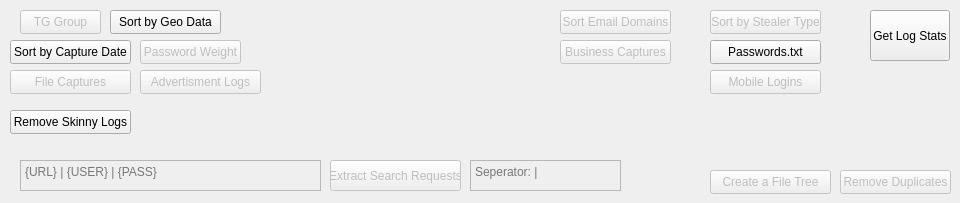
    <widget class="QWidget" name="sortingLogsTab">
     <attribute name="title">
      <string>📃 Sorting Logs</string>
     </attribute>
     <widget class="QPushButton" name="sort_by_cap_dateButton">
      <property name="enabled">
       <bool>true</bool>
      </property>
      <property name="geometry">
       <rect>
        <x>10</x>
        <y>40</y>
        <width>121</width>
        <height>24</height>
       </rect>
      </property>
      <property name="text">
       <string>Sort by Capture Date</string>
      </property>
     </widget>
     <widget class="QPushButton" name="sort_password_by_weightButton">
      <property name="enabled">
       <bool>false</bool>
      </property>
      <property name="geometry">
       <rect>
        <x>140</x>
        <y>40</y>
        <width>101</width>
        <height>24</height>
       </rect>
      </property>
      <property name="text">
       <string>Password Weight</string>
      </property>
     </widget>
     <widget class="QPushButton" name="remove_duplicatesButton">
      <property name="enabled">
       <bool>false</bool>
      </property>
      <property name="geometry">
       <rect>
        <x>840</x>
        <y>170</y>
        <width>111</width>
        <height>24</height>
       </rect>
      </property>
      <property name="text">
       <string>Remove Duplicates</string>
      </property>
     </widget>
     <widget class="QPushButton" name="sort_by_file_capturesButton">
      <property name="enabled">
       <bool>false</bool>
      </property>
      <property name="geometry">
       <rect>
        <x>10</x>
        <y>70</y>
        <width>121</width>
        <height>24</height>
       </rect>
      </property>
      <property name="text">
       <string>File Captures</string>
      </property>
     </widget>
     <widget class="QPushButton" name="sort_stealer_typeButton">
      <property name="enabled">
       <bool>false</bool>
      </property>
      <property name="geometry">
       <rect>
        <x>710</x>
        <y>10</y>
        <width>111</width>
        <height>24</height>
       </rect>
      </property>
      <property name="text">
       <string>Sort by Stealer Type</string>
      </property>
     </widget>
     <widget class="QPushButton" name="sort_by_geoButton">
      <property name="enabled">
       <bool>true</bool>
      </property>
      <property name="geometry">
       <rect>
        <x>110</x>
        <y>10</y>
        <width>111</width>
        <height>24</height>
       </rect>
      </property>
      <property name="text">
       <string>Sort by Geo Data</string>
      </property>
     </widget>
     <widget class="QPushButton" name="remove_skinnyButton">
      <property name="enabled">
       <bool>true</bool>
      </property>
      <property name="geometry">
       <rect>
        <x>10</x>
        <y>110</y>
        <width>121</width>
        <height>24</height>
       </rect>
      </property>
      <property name="text">
       <string>Remove Skinny Logs</string>
      </property>
     </widget>
     <widget class="QPushButton" name="sort_tg_groupButton">
      <property name="enabled">
       <bool>false</bool>
      </property>
      <property name="geometry">
       <rect>
        <x>20</x>
        <y>10</y>
        <width>81</width>
        <height>24</height>
       </rect>
      </property>
      <property name="text">
       <string>TG Group</string>
      </property>
     </widget>
     <widget class="QPushButton" name="sort_by_ads_logsButton">
      <property name="enabled">
       <bool>false</bool>
      </property>
      <property name="geometry">
       <rect>
        <x>140</x>
        <y>70</y>
        <width>121</width>
        <height>24</height>
       </rect>
      </property>
      <property name="text">
       <string>Advertisment Logs</string>
      </property>
     </widget>
     <widget class="QPushButton" name="sort_by_business_capturesButton">
      <property name="enabled">
       <bool>false</bool>
      </property>
      <property name="geometry">
       <rect>
        <x>560</x>
        <y>40</y>
        <width>111</width>
        <height>24</height>
       </rect>
      </property>
      <property name="text">
       <string>Business Captures</string>
      </property>
     </widget>
     <widget class="QPushButton" name="create_a_file_tree_sortinglogsButton">
      <property name="enabled">
       <bool>false</bool>
      </property>
      <property name="geometry">
       <rect>
        <x>710</x>
        <y>170</y>
        <width>121</width>
        <height>24</height>
       </rect>
      </property>
      <property name="text">
       <string>Create a File Tree</string>
      </property>
     </widget>
     <widget class="QPushButton" name="sort_email_domainsButton">
      <property name="enabled">
       <bool>false</bool>
      </property>
      <property name="geometry">
       <rect>
        <x>560</x>
        <y>10</y>
        <width>111</width>
        <height>24</height>
       </rect>
      </property>
      <property name="text">
       <string>Sort Email Domains</string>
      </property>
     </widget>
     <widget class="QTextEdit" name="variable_text_edit_path">
      <property name="enabled">
       <bool>false</bool>
      </property>
      <property name="geometry">
       <rect>
        <x>20</x>
        <y>160</y>
        <width>301</width>
        <height>31</height>
       </rect>
      </property>
      <property name="autoFillBackground">
       <bool>false</bool>
      </property>
      <property name="verticalScrollBarPolicy">
       <enum>Qt::ScrollBarAlwaysOff</enum>
      </property>
      <property name="horizontalScrollBarPolicy">
       <enum>Qt::ScrollBarAlwaysOff</enum>
      </property>
      <property name="sizeAdjustPolicy">
       <enum>QAbstractScrollArea::AdjustToContentsOnFirstShow</enum>
      </property>
      <property name="lineWrapMode">
       <enum>QTextEdit::NoWrap</enum>
      </property>
      <property name="markdown">
       <string/>
      </property>
      <property name="placeholderText">
       <string>{URL} | {USER} | {PASS}</string>
      </property>
     </widget>
     <widget class="QPushButton" name="extractBySearchButton">
      <property name="enabled">
       <bool>false</bool>
      </property>
      <property name="geometry">
       <rect>
        <x>330</x>
        <y>160</y>
        <width>131</width>
        <height>31</height>
       </rect>
      </property>
      <property name="text">
       <string>Extract Search Requests</string>
      </property>
     </widget>
     <widget class="QPushButton" name="sort_passwords_textButton">
      <property name="enabled">
       <bool>true</bool>
      </property>
      <property name="geometry">
       <rect>
        <x>710</x>
        <y>40</y>
        <width>111</width>
        <height>24</height>
       </rect>
      </property>
      <property name="text">
       <string>Passwords.txt</string>
      </property>
     </widget>
     <widget class="QPushButton" name="get_log_stats_button">
      <property name="geometry">
       <rect>
        <x>870</x>
        <y>10</y>
        <width>80</width>
        <height>51</height>
       </rect>
      </property>
      <property name="text">
       <string>Get Log Stats</string>
      </property>
     </widget>
     <widget class="QTextEdit" name="seperator_value_text_edit">
      <property name="enabled">
       <bool>false</bool>
      </property>
      <property name="geometry">
       <rect>
        <x>470</x>
        <y>160</y>
        <width>151</width>
        <height>31</height>
       </rect>
      </property>
      <property name="autoFillBackground">
       <bool>false</bool>
      </property>
      <property name="verticalScrollBarPolicy">
       <enum>Qt::ScrollBarAlwaysOff</enum>
      </property>
      <property name="horizontalScrollBarPolicy">
       <enum>Qt::ScrollBarAlwaysOff</enum>
      </property>
      <property name="sizeAdjustPolicy">
       <enum>QAbstractScrollArea::AdjustToContentsOnFirstShow</enum>
      </property>
      <property name="lineWrapMode">
       <enum>QTextEdit::NoWrap</enum>
      </property>
      <property name="markdown">
       <string/>
      </property>
      <property name="placeholderText">
       <string>Seperator: |</string>
      </property>
     </widget>
     <widget class="QPushButton" name="sort_by_ads_logsButton_2">
      <property name="enabled">
       <bool>false</bool>
      </property>
      <property name="geometry">
       <rect>
        <x>710</x>
        <y>70</y>
        <width>111</width>
        <height>24</height>
       </rect>
      </property>
      <property name="text">
       <string>Mobile Logins</string>
      </property>
     </widget>
    </widget>
